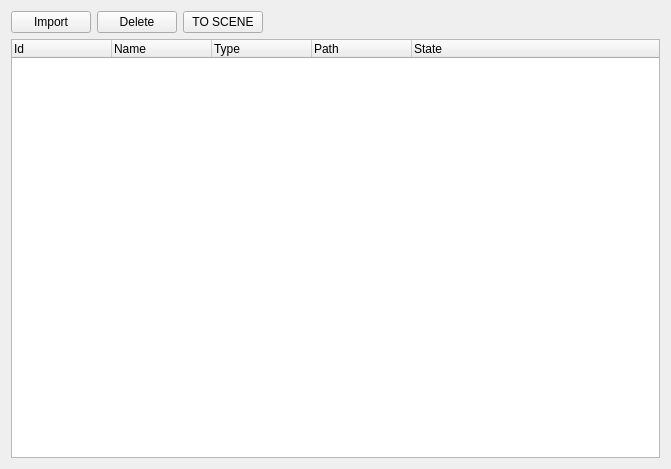
<?xml version="1.0" encoding="UTF-8"?>
<ui version="4.0">
 <class>ContentBrowser</class>
 <widget class="QWidget" name="ContentBrowser">
  <property name="geometry">
   <rect>
    <x>0</x>
    <y>0</y>
    <width>671</width>
    <height>469</height>
   </rect>
  </property>
  <property name="windowTitle">
   <string>Content Browser</string>
  </property>
  <layout class="QHBoxLayout" name="horizontalLayout">
   <item>
    <layout class="QGridLayout" name="gridLayout">
     <item row="0" column="0">
      <widget class="QPushButton" name="buttonImport">
       <property name="text">
        <string>Import</string>
       </property>
      </widget>
     </item>
     <item row="0" column="3">
      <spacer name="horizontalSpacer">
       <property name="orientation">
        <enum>Qt::Horizontal</enum>
       </property>
       <property name="sizeHint" stdset="0">
        <size>
         <width>40</width>
         <height>20</height>
        </size>
       </property>
      </spacer>
     </item>
     <item row="1" column="0" colspan="4">
      <widget class="QTreeWidget" name="contentList">
       <column>
        <property name="text">
         <string>Id</string>
        </property>
       </column>
       <column>
        <property name="text">
         <string notr="true">Name</string>
        </property>
       </column>
       <column>
        <property name="text">
         <string notr="true">Type</string>
        </property>
       </column>
       <column>
        <property name="text">
         <string notr="true">Path</string>
        </property>
       </column>
       <column>
        <property name="text">
         <string>State</string>
        </property>
       </column>
      </widget>
     </item>
     <item row="0" column="1">
      <widget class="QPushButton" name="buttonDelete">
       <property name="text">
        <string>Delete</string>
       </property>
      </widget>
     </item>
     <item row="0" column="2">
      <widget class="QPushButton" name="buttonToScene">
       <property name="text">
        <string>TO SCENE</string>
       </property>
      </widget>
     </item>
    </layout>
   </item>
  </layout>
 </widget>
 <resources/>
 <connections>
  <connection>
   <sender>buttonImport</sender>
   <signal>pressed()</signal>
   <receiver>ContentBrowser</receiver>
   <slot>importFile()</slot>
   <hints>
    <hint type="sourcelabel">
     <x>58</x>
     <y>52</y>
    </hint>
    <hint type="destinationlabel">
     <x>335</x>
     <y>234</y>
    </hint>
   </hints>
  </connection>
  <connection>
   <sender>contentList</sender>
   <signal>itemDoubleClicked(QTreeWidgetItem*,int)</signal>
   <receiver>ContentBrowser</receiver>
   <slot>itemDoubleClicked(QTreeWidgetItem*,int)</slot>
   <hints>
    <hint type="sourcelabel">
     <x>334</x>
     <y>257</y>
    </hint>
    <hint type="destinationlabel">
     <x>335</x>
     <y>234</y>
    </hint>
   </hints>
  </connection>
  <connection>
   <sender>contentList</sender>
   <signal>itemClicked(QTreeWidgetItem*,int)</signal>
   <receiver>ContentBrowser</receiver>
   <slot>itemClicked(QTreeWidgetItem*,int)</slot>
   <hints>
    <hint type="sourcelabel">
     <x>334</x>
     <y>257</y>
    </hint>
    <hint type="destinationlabel">
     <x>335</x>
     <y>234</y>
    </hint>
   </hints>
  </connection>
  <connection>
   <sender>buttonDelete</sender>
   <signal>clicked()</signal>
   <receiver>ContentBrowser</receiver>
   <slot>deleteItem()</slot>
   <hints>
    <hint type="sourcelabel">
     <x>229</x>
     <y>52</y>
    </hint>
    <hint type="destinationlabel">
     <x>335</x>
     <y>234</y>
    </hint>
   </hints>
  </connection>
  <connection>
   <sender>buttonToScene</sender>
   <signal>clicked()</signal>
   <receiver>ContentBrowser</receiver>
   <slot>addToScene()</slot>
   <hints>
    <hint type="sourcelabel">
     <x>209</x>
     <y>21</y>
    </hint>
    <hint type="destinationlabel">
     <x>335</x>
     <y>234</y>
    </hint>
   </hints>
  </connection>
 </connections>
 <slots>
  <slot>importFile()</slot>
  <slot>itemClicked(QTreeWidgetItem*,int)</slot>
  <slot>itemDoubleClicked(QTreeWidgetItem*,int)</slot>
  <slot>deleteItem()</slot>
  <slot>addToScene()</slot>
 </slots>
</ui>
